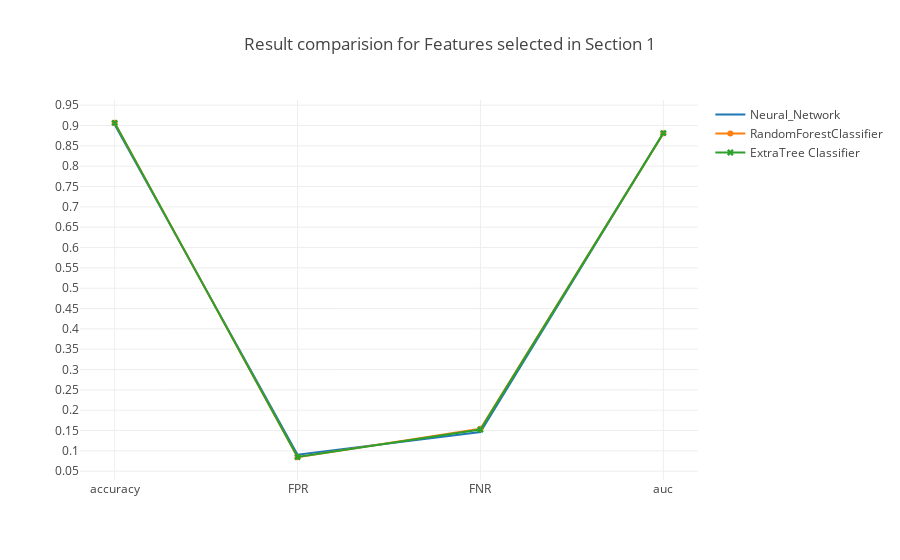

Notebook cell for this chart:
### Markdown cell above
#### We can see from the results that feature transformations combined with feature selection does not fare well as compared to other two approaches. Hence we will graphically compare the results of other two approaches

### Code cell
trace0 = go.Scatter(x=table_80_50_test.iloc[0].index.values[[0,5,6,7]],
                    y=table_80_50_test.iloc[0].values[[0,5,6,7]],
                    mode = 'lines',
                    name = 'Neural_Network')

trace1 = go.Scatter(x=table_80_50_test.iloc[1].index.values[[0,5,6,7]],
                    y=table_80_50_test.iloc[1].values[[0,5,6,7]],
                    mode = 'lines+markers',
                    name = 'RandomForestClassifier')

trace2 = go.Scatter(x=table_80_50_test.iloc[2].index.values[[0,5,6,7]],
                    y=table_80_50_test.iloc[2].values[[0,5,6,7]],
                    mode = 'lines+markers',marker=dict(symbol='x'),
                    name = 'ExtraTree Classifier')

data = [trace0, trace1, trace2]
layout = go.Layout(yaxis=dict(tick0=0,dtick=0.05),title='Result comparision for Features selected in Section 1')
fig = go.Figure(data=data, layout=layout)

iplot(fig, filename='Result')

### Figure 1 — Plotly figure (JSON) as saved in the notebook; plotly's stock layout.template omitted (floating-point values rounded to 4 significant figures)
{"data": [{"mode": "lines", "name": "Neural_Network", "type": "scatter", "uid": "5b735c55-0a4d-4857-87c7-50e14e153866", "x": ["accuracy", "FPR", "FNR", "auc"], "y": [0.9022, 0.09069, 0.1465, 0.8814]}, {"mode": "lines+markers", "name": "RandomForestClassifier", "type": "scatter", "uid": "e6feaba1-c643-46b0-b499-cd545d776414", "x": ["accuracy", "FPR", "FNR", "auc"], "y": [0.9068, 0.08432, 0.1542, 0.8807]}, {"marker": {"symbol": "x"}, "mode": "lines+markers", "name": "ExtraTree Classifier", "type": "scatter", "uid": "9ff6e7cf-78ac-4852-b18b-8053e3dc67ec", "x": ["accuracy", "FPR", "FNR", "auc"], "y": [0.9065, 0.08495, 0.1525, 0.8813]}], "layout": {"title": "Result comparision for Features selected in Section 1", "yaxis": {"dtick": 0.05, "tick0": 0}}}
